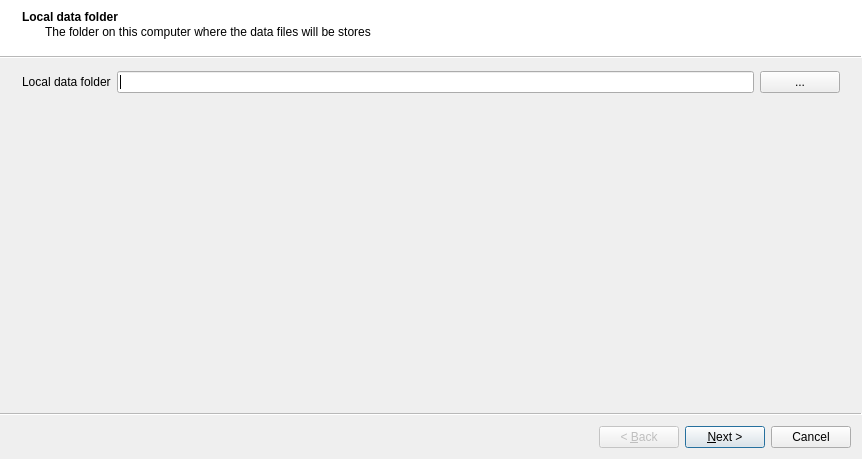
<?xml version="1.0" encoding="UTF-8"?>
<ui version="4.0">
 <class>Wizard</class>
 <widget class="QWizard" name="Wizard">
  <property name="geometry">
   <rect>
    <x>0</x>
    <y>0</y>
    <width>862</width>
    <height>459</height>
   </rect>
  </property>
  <property name="windowTitle">
   <string>Wizard</string>
  </property>
  <property name="wizardStyle">
   <enum>QWizard::ModernStyle</enum>
  </property>
  <widget class="QWizardPage" name="wizardLocalFolder">
   <property name="title">
    <string>Local data folder</string>
   </property>
   <property name="subTitle">
    <string>The folder on this computer where the data files will be stores</string>
   </property>
   <layout class="QGridLayout" name="gridLayout">
    <item row="0" column="0">
     <widget class="QLabel" name="label">
      <property name="text">
       <string>Local data folder</string>
      </property>
     </widget>
    </item>
    <item row="0" column="1">
     <widget class="QLineEdit" name="edLocal"/>
    </item>
    <item row="0" column="2">
     <widget class="QPushButton" name="btnLocal">
      <property name="text">
       <string>...</string>
      </property>
     </widget>
    </item>
   </layout>
  </widget>
  <widget class="QWizardPage" name="wizardHardwareFolder">
   <property name="title">
    <string>Reefscan hardware folder</string>
   </property>
   <property name="subTitle">
    <string>The folder on the reefscan hardware where the photos are stored</string>
   </property>
   <layout class="QGridLayout" name="gridLayout_2">
    <item row="0" column="0">
     <widget class="QLabel" name="label_2">
      <property name="text">
       <string>Hardware folder</string>
      </property>
     </widget>
    </item>
    <item row="0" column="1">
     <widget class="QLineEdit" name="edHardware"/>
    </item>
    <item row="0" column="2">
     <widget class="QPushButton" name="btnHardware">
      <property name="text">
       <string>...</string>
      </property>
     </widget>
    </item>
   </layout>
  </widget>
  <widget class="QWizardPage" name="wizardServerFolder">
   <property name="title">
    <string>Reefscan Server folder</string>
   </property>
   <property name="subTitle">
    <string>The folder of the Reefscan Server</string>
   </property>
   <layout class="QGridLayout" name="gridLayout_3">
    <item row="0" column="0">
     <widget class="QLabel" name="label_3">
      <property name="text">
       <string>Server folder</string>
      </property>
     </widget>
    </item>
    <item row="0" column="1">
     <widget class="QLineEdit" name="edServer"/>
    </item>
    <item row="0" column="2">
     <widget class="QPushButton" name="btnServer">
      <property name="text">
       <string>...</string>
      </property>
     </widget>
    </item>
   </layout>
  </widget>
 </widget>
 <resources/>
 <connections/>
</ui>
